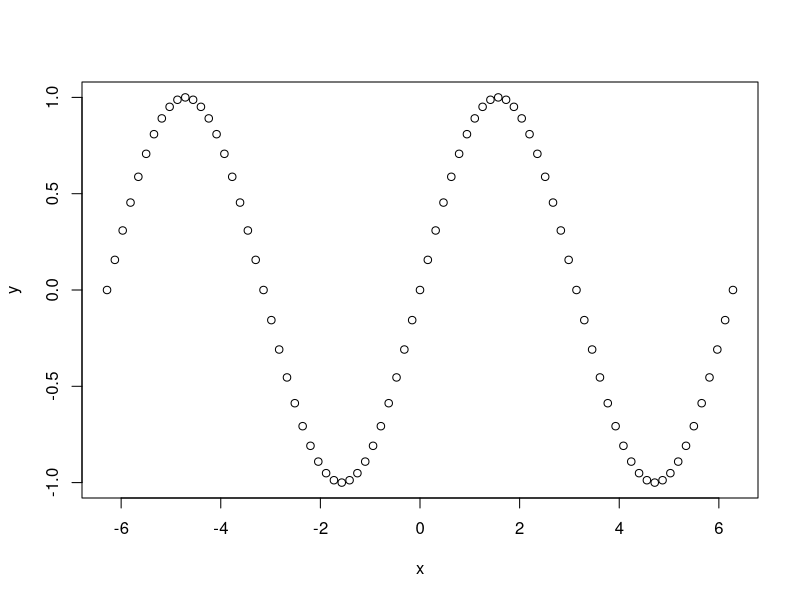
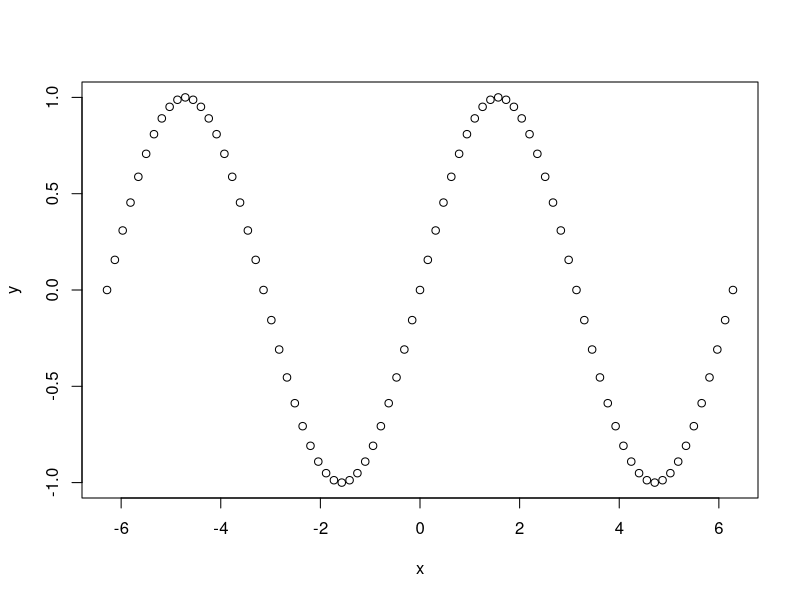
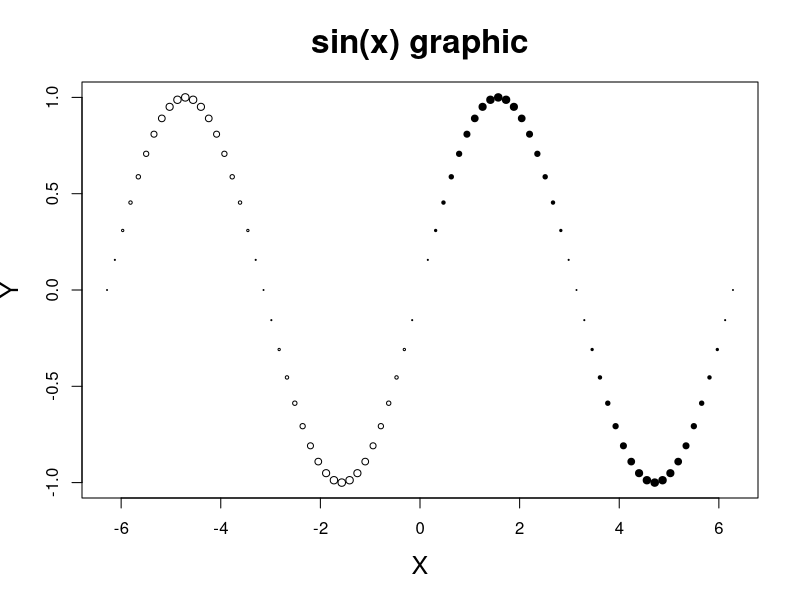
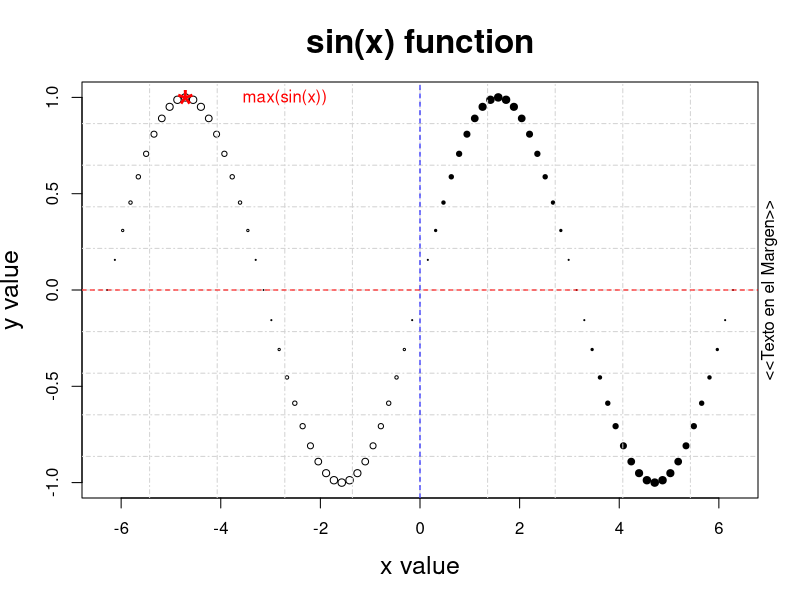
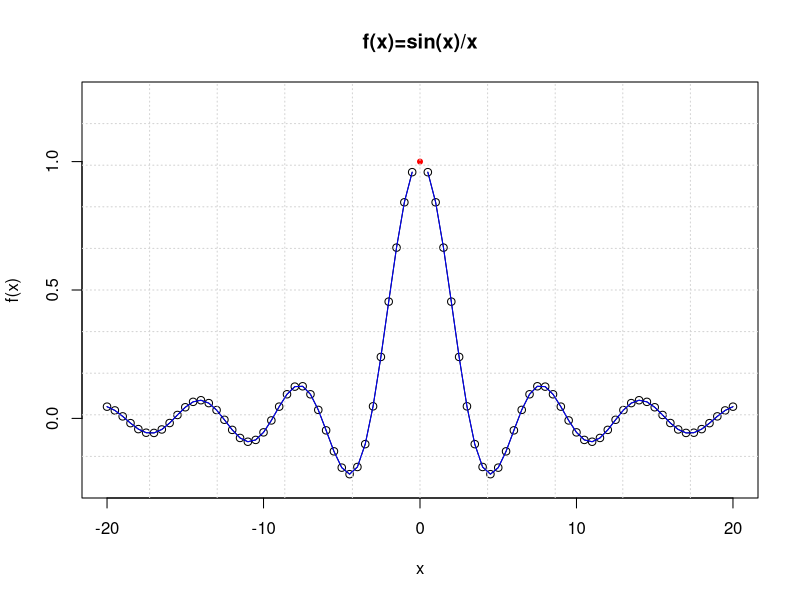
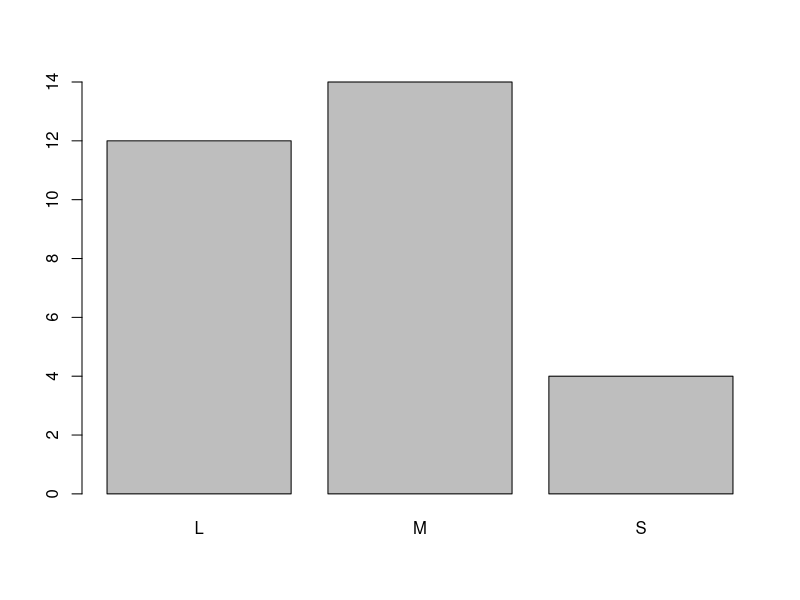
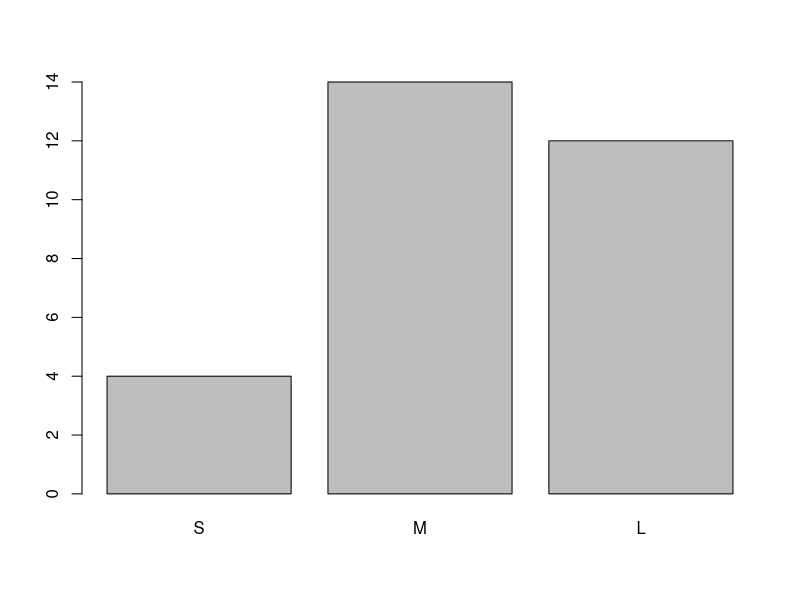
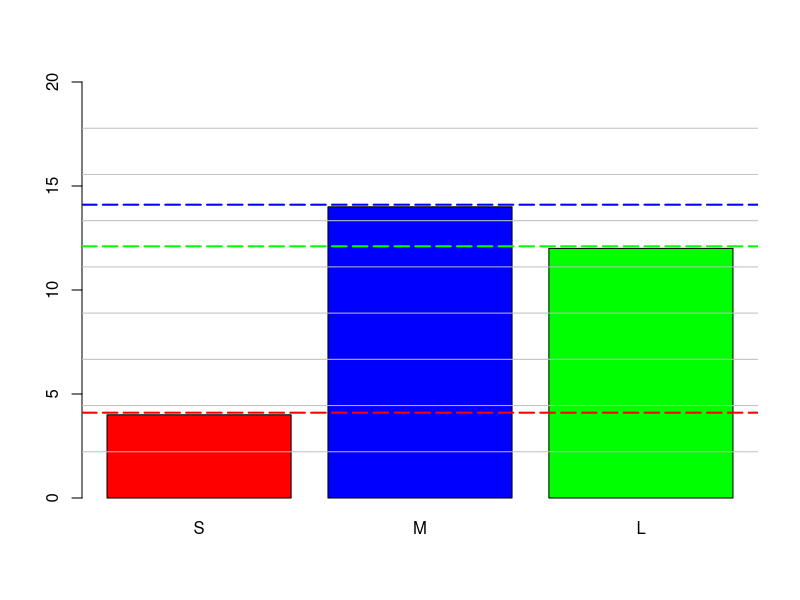

The R script that drew these images, in order:
## ---- chunk 1
knitr::opts_chunk$set(echo = TRUE)
## ---- chunk 2

## ---- chunk 3
x <- seq(from=-2*pi,to=2*pi,by=pi/20) #vector
y <- sin(x) #vector
plot(x,y) #graphic
## ---- chunk 4
M <- cbind(x,y) #matrix
plot(M) #same graphic
## ---- chunk 5
plot(x,y,xlab="X",ylab="Y",
     main="sin(x) graphic",
     cex.main=2,cex.lab=1.5,
     pch=21,col=1,bg=(x>0),
     cex=abs(y))
## ---- chunk 6
plot(x,y,xlab="x value",ylab="y value",
     main="sin(x) function",
     cex.main=2,cex.lab=1.5,
     pch=21,col=1,bg=(x>0),
     cex=abs(y))
grid(nx=10,ny=10,lty=4) 
abline(h=0,col="red",lty=2)
abline(v=0,col="blue",lty=2)
points(x =-3*pi/2 ,y=sin(-3*pi/2),pch="*",col="red",cex=3)
text(x =-3*pi/2+2 ,y=sin(-3*pi/2),labels="max(sin(x))",col="red")
mtext("<<Texto en el Margen>>", side = 4)
## ---- chunk 7
#solución:
x <- seq(from=-20, to=20, by=0.5);
y <- sin(x)/x;
plot(x,y, ylab="f(x)", xlab = "x", ylim = c(-0.25,1.25), type = "o", main = "f(x)=sin(x)/x");
points(x=0,y = 1, pch = 20, col="red");
grid(nx = 10, ny = 10);
lines(x,y,col="blue")

## ---- chunk 8
sex.v <- c('M', 'F', 'F', 'M', 'M', 'F')
sex.f <- factor(sex.v) # unordered
sex.w <- as.character(sex.f) # restore
## ---- chunk 9
size.v <- c('S', 'L', 'M', 'L', 'S', 'M')
size.f <- factor(size.v, ordered=TRUE)
# ordered L < M < S from underlying type
## ---- chunk 10
size.lvls <- c('S', 'M', 'L') # set order
size.f <- factor(size.v, levels=size.lvls, ordered=TRUE)
# above: ordered (low to high) by levels
## ---- chunk 11
levels <- c(1, 2, 3, 99) # from codesheet
labels <- c('Love','Neutral','Hate',NA)
data.v <- c(1, 2, 3, 99, 1, 2, 1, 2, 99)
data.f <- factor(data.v, levels=levels)
data.f <- factor(data.v, levels=levels,labels=labels)
# levels: input - how factor() reads in
# labels: output - how factor() puts out
# Note: if specified, labels become the internal reference and coding frame
## ---- chunk 12
f <- factor(c("a","b","c")) # example data
levels(f) # -> get all levels
levels(f)[1] # -> get a specific level
## ---- chunk 13
s <- factor(c("single", "married", "married", "single"));
s
#solution
any(levels(s)=="Divorced")
levels(s) = c("Single", "Married", "Divorced")
s[2] <- "Divorced"
s
## ---- chunk 14
v<-c(40L, 35L, 69L, 74L, 38L, 58L, 13L, 27L, 17L, 68L, 21L, 80L, 
42L, 19L, 29L, 52L, 65L, 40L, 80L, 23L, 59L, 78L, 37L, 38L, 76L, 
75L, 3L, 22L, 29L, 29L)

#solution
cutValuesStrings <- cut(v, 3, ordered_result = TRUE, labels = c("young","adult","older"))
cutValuesStrings

cutValues <- cut(v, 3)
number <- levels(cutValues)[3]
comaCarachter <- gregexpr(pattern =',',number)[1][[1]][1]

number <- substr(number, 2, comaCarachter - 1)
number <- as.numeric(number)

v[v < number]
## ---- chunk 15
v<-c("L", "M", "M", "L", "M", "L", "M", "L", "L", "L", "M", "M", 
"L", "M", "S", "L", "M", "S", "M", "L", "M", "L", "S", "S", "M", 
"L", "L", "M", "M", "M")
plot(factor(v)) # unordered
plot(factor(v, levels=c('S', 'M', 'L'), ordered=TRUE)) #ordered
## ---- chunk 16
#solución: 
plot(factor(v, levels=c('S', 'M', 'L'), ordered=TRUE),
     col = c("red", "blue", "green"),ylim = c(0,20), plot = TRUE) #ordered
grid(nx = 0, ny = 9, lty = 1, col = "gray")
# La suma del 0.05 es para que el borde no lo tape
abline(h = length(v[v == "S"]) + 0.1, lty = 5, col = "red", lwd = 2)
abline(h = length(v[v == "M"]) + 0.1, lty = 5, col = "blue", lwd = 2)
abline(h = length(v[v == "L"]) + 0.1, lty = 5, col = "green", lwd = 2)
## ---- chunk 17
l1 <- list('cat', 5, 1:10, FALSE) # unnamed 
l2 <- list(x='dog', y=5+2i, z=3:8) # named 
l3 <- c(l1, l2) # one list partially named 
l4 <- list(l1, l2) # a list of 2 lists
## ---- chunk 18
j <- list(a='cat', b=5, c=FALSE)
x1 <- j$a # puts 1-item char vec 'cat' in x
x2 <- j[['a']] # much the same as above
x3 <- j['a'] # puts 1-item list 'cat' in x
x4 <- j[[1]] # 1-item char vec 'cat' in x
x5 <- j[1] # puts 1-item list 'cat' in x
## ---- chunk 19
l <- list(x='a', y='b', z='c', t='d')
n <- c("odio","el","programa","r")

#solucion 
l[6] <- n
l["k"]<- "w"
l["w"]<-"e"
#♠ El valor 5 lo añade como nulo

## ---- chunk 20
vocals<-list(story = c("e", "e", "e", "e", "a", "e", "o", 
"o", "o", "a"), poetry = c("e", "e", "i", "e", "e"), book = c("e", 
"e", "e", "o", "e", "o", "u", "o", "e", "e", "a", "i", "a", "u", 
"e", "a", "o", "u", "e", "e", "a", "e", "a", "o", "e", "a", "a", 
"e", "o", "e", "u", "o", "u", "a", "o", "u", "i", "a", "a", "u", 
"a", "a", "e", "u", "a", "e", "a", "e", "a", "a"), notebook = c("a", 
"o", "e", "e", "e", "a", "a", "i", "e", "a", "u", "e", "e", "i", 
"a", "e", "e", "o", "e", "e"), booklet = c("e", "e", "o", "i", 
"i", "o", "a", "i", "i", "a", "i", "e", "i", "o", "a", "a", "o", 
"o", "o", "e", "o", "a", "o", "i", "o", "e", "e", "i", "a", "u"
))

# solution
str(vocals)
#Tiene 5 elementos la lista y la más grande es book que tiene 50
f.notebook <- vocals["notebook"]
f.notebook

## ---- chunk 21
hotel<-list()

#solution
listRachel <- list();
listRachel["name"]="Rachel";
listRachel["surname"]="Wisz";
listRachel["age"]="48";

listGerard <- list();
listGerard["name"]<-"Gerard";
listGerard["surname"]<-"Butler";
listGerard["age"]<-"48";
hotel <- list(listRachel,listGerard)
hotel

## ---- chunk 22

